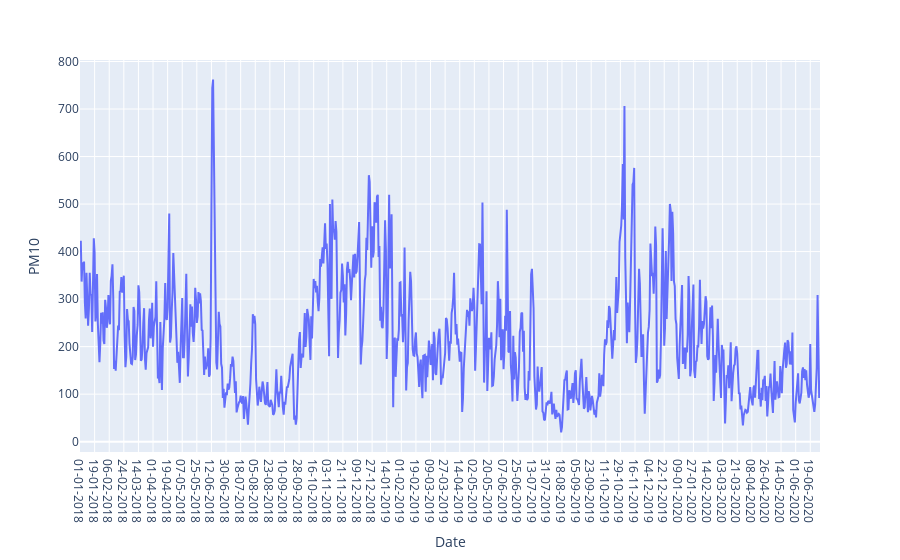

The cell this chart's notebook holds for it:
### Code cell
fig = px.line(data, x="Date", y="PM10")
fig.show()

### Figure 1 — Plotly figure (JSON) as saved in the notebook; plotly's stock layout.template omitted (floating-point values rounded to 4 significant figures; data arrays with more than 128 entries replaced by an {"elided": "..."} marker saying what was removed)
{"data": [{"hovertemplate": "Date=%{x}<br>PM10=%{y}<extra></extra>", "legendgroup": "", "line": {"color": "#636efa", "dash": "solid"}, "mode": "lines", "name": "", "orientation": "v", "showlegend": false, "type": "scatter", "x": {"elided": "913 str values"}, "xaxis": "x", "y": {"elided": "913 float values"}, "yaxis": "y"}], "layout": {"legend": {"tracegroupgap": 0}, "margin": {"t": 60}, "xaxis": {"anchor": "y", "domain": [0, 1], "title": {"text": "Date"}}, "yaxis": {"anchor": "x", "domain": [0, 1], "title": {"text": "PM10"}}}}
